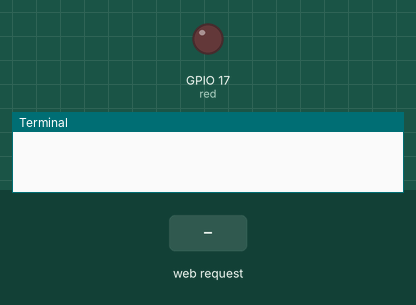
Simulated run of this program. Board: Raspberry Pi (BCM pin numbers). On the bench: output pins drawn as LEDs (lit = HIGH), the last lines printed to the terminal. Inputs (shaded band) come from the test bench.

Above: at 1.2 s.
1.3 s: HTTP request for /led/on received
At 1.8 s:
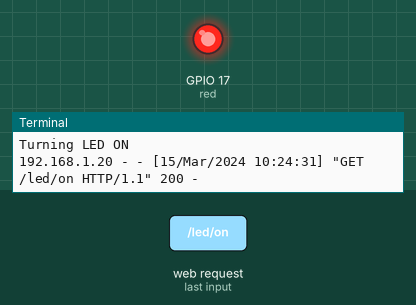
2.8 s: HTTP request for /led/off received
At 4.2 s:
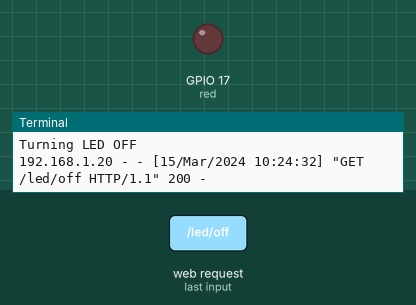
Timing chart, 0 to 5.8 s (numbered marks = the images above; inputs shaded):
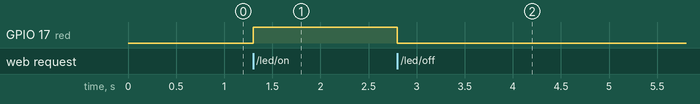

Measured:
- after the input at 1.3 s, GPIO 17 (red): LOW → HIGH at once
- after the input at 2.8 s, GPIO 17 (red): HIGH → LOW at once

The program:

server.py
```python
from http.server import SimpleHTTPRequestHandler, HTTPServer
from gpiozero import LED

red = LED(17)

class MyHandler(SimpleHTTPRequestHandler):
    def do_GET(self):
        if self.path == '/led/on':
            print("Turning LED ON")
            red.on()
        if self.path == '/led/off':
            print("Turning LED OFF")
            red.off()
        self.send_response(200)
        self.end_headers()

httpd = HTTPServer(("", 8080), MyHandler)
httpd.serve_forever()
```
